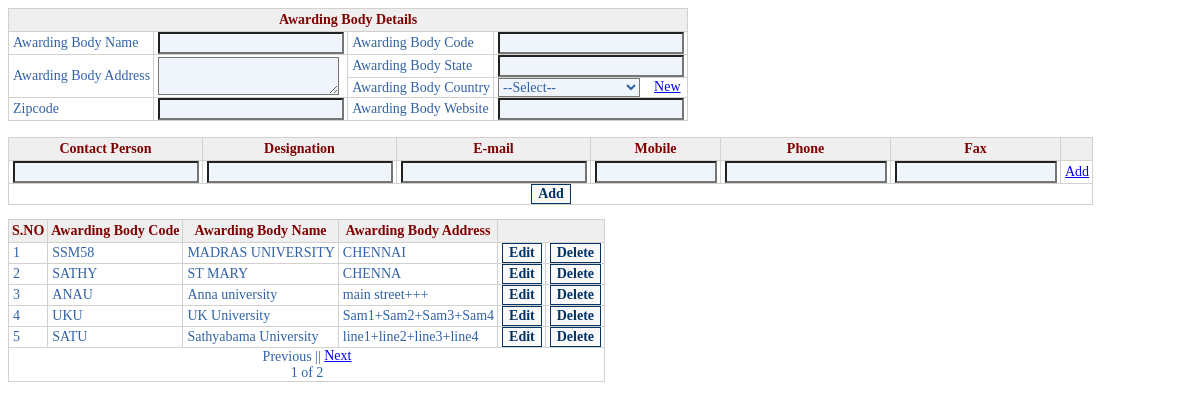
The app's page /Settings/awardingbody.php with its own data.
### tables this page shows
CREATE TABLE `universitydetails` (
  `UniversityId` int NOT NULL AUTO_INCREMENT,
  `UniversityCode` varchar(5) NOT NULL DEFAULT '',
  `UniversityName` varchar(100) DEFAULT NULL,
  `UniversityAddress` varchar(250) NOT NULL DEFAULT '',
  `UniversityState` varchar(50) DEFAULT NULL,
  `CountryId` int NOT NULL DEFAULT '0',
  `UniversityPincode` varchar(50) DEFAULT NULL,
  `UniversityPhoneNumber` varchar(50) DEFAULT NULL,
  `UniversityFaxNumber` varchar(50) DEFAULT NULL,
  `UniversityMailId` varchar(50) DEFAULT NULL,
  `UniversityWebsiteName` varchar(50) DEFAULT NULL,
  `ContactPersonName` varchar(50) DEFAULT NULL,
  `ContactPersonMailId` varchar(50) DEFAULT NULL,
  `ContactPersonPhoneNumber` varchar(50) DEFAULT NULL,
  PRIMARY KEY (`UniversityId`),
  KEY `UniversityName` (`UniversityName`)
);

### Settings/awardingbody.php (the view, shortened to what this page needs)
<html>
<head>
<link href="../Style/heoscss.css" rel="stylesheet" type="text/css">
</head>
<?php
if(!isset($_POST['editButton']) && !isset($_POST['cancelButton']) && !isset($_POST['deleteButton']) && !isset($_POST['btnupdate']) && !isset($_POST['addButton']))
{
MainForm();
universityDetailsFill();
}
function universityDetailsFill()
{
if(!isset($_GET['page']))
{
@$cat=$_GET['cat'];
if(strlen($cat)==0)
{
$page=1;
fillPage($page);
}
}
else
{
$page = $_GET['page'];
$_SESSION['pagevalueforuniversity']=$page;
fillPage($page);
}
}
function fillPage($page)
{
$page  = (int) $page;
$limit = 5;
$result = mysql_query("select count(*) from universitydetails");
$total = mysql_result($result, 0);
$pager  = getPagerData($total, $limit, $page);
if($total==0){$offset=0;}
else{$offset = $pager->offset;}
$limit  = $pager->limit;
$page   = $pager->page;
$querySelectUniv="select * from universitydetails limit $offset,$limit";
$querySelectUnivExec=mysql_query($querySelectUniv);
if(mysql_num_rows($querySelectUnivExec)){
print"<form method='post'>
<table border=0 cellspacing=1 cellpadding=0>
<tr><th>S.NO</th><th>Awarding Body Code</th><th>Awarding Body Name</th><th>Awarding Body Address</th><th colspan=2></th></tr>\n";
$sno=1;
while($Fetch=mysql_fetch_array($querySelectUnivExec))
{
$UniversityId=$Fetch["UniversityId"];
$UniversityCode=$Fetch["UniversityCode"];
$UniversityName=$Fetch["UniversityName"];
$UniversityPhNo=$Fetch["UniversityAddress"];
print "<tr><td name=d[] value='$sno'>$sno</td>
<td>$UniversityCode</td><td>$UniversityName</td><td>$UniversityPhNo</td><input type='hidden' name='universityid[]' value='$UniversityId'><td>
<input type='submit' id='editButton' name='editButton[$UniversityCode]' value='Edit'></td><td>
<input type='submit' id='deleteButton' name='deleteButton[$UniversityCode]'  value='Delete'></td></tr>\n";
$sno=$sno+1;
}
print "<tr><td align='center' colspan='6'>\n";
if ($page == 1)
echo "Previous";
else
echo "<a href='UniversityDetails.php?page=" . ($page - 1) . "'>Previous</a>";
print " ||  \n";
if ($page == $pager->numPages)
echo "Next";
else
echo "<a href='UniversityDetails.php?page=" . ($page + 1) . "'>Next</a>";
print "<br>$page of $pager->numPages</td></tr></table></form>\n";
}
}
function getPagerData($numHits, $limit, $page)
{
$numHits  = (int) $numHits;
$limit    = max((int) $limit, 1);
$page     = (int) $page;
$numPages = ceil($numHits / $limit);
$page = max($page, 1);
$page = min($page, $numPages);
$offset = ($page - 1) * $limit;
$ret = new stdClass;
$ret->offset   = $offset;
$ret->limit    = $limit;
$ret->numPages = $numPages;
$ret->page     = $page;
return $ret;
}
function MainForm()
{
print
"<body onload='document.UniversityDetails.universityNameTextBox.focus();'>
<form method='post' name='UniversityDetails'>
<table border=0 cellspacing=1 cellpadding=0>
<tr><th colspan='4'>Awarding Body Details</th></tr>
<tr>
<td>Awarding Body Name</td>
<td><input type='text' name='universityNameTextBox' id='universityNameTextBox'></td>
<td>Awarding Body Code</td>
<td><input type='text' value='' class='SixDigitTxt' name='universityCodeTextBox' id='universityCodeTextBox'></td>
</tr>
<tr>
<td rowspan='2'>Awarding Body Address</td><td rowspan='2'><textarea name='address' id='address'></textarea></td>
<td>Awarding Body State</td><td><input type='text' value='' name='stateTextBox' id='stateTextBox'></td>
</tr>
<tr><td>Awarding Body Country</td>
<td>
<select name='countryTextBox' id='countryTextBox'>
<option value='--Select--'>--Select--</option>";
echo" </select>&nbsp;&nbsp;&nbsp;&nbsp;<a href='country.php'>New</a></td>
<tr><td>Zipcode</td><td><input type='text' value='' name='pincodeTextBox' id='pincodeTextBox'></td>
<td>Awarding Body Website</td>
<td><input type='text' value='' name='websiteNameTextBox' id='websiteNameTextBox'></td></tr></tr>
</table><br>
<table id='contactdeatils' border=0 cellspacing=1 cellpadding=0>
<tr><th>Contact Person</th><th>Designation</th><th>E-mail</th><th>Mobile</th><th>Phone</th><th>Fax</th><th></th></tr>
<tr>
<td><input type='text' name='contactperson[0]' value='' id='contactperson[0]'></td>
<td><input type='text' name='designation[0]' value='' id='designation[0]'></td>
<td><input type='text' name='email[0]' id='email[0]'></td>
<td><input type='text' name='mobile[0]' id='mobile[0]' size=12></td>
<td><input type='text' name='phone[0]' id='phone[0]' size=17></td>
<td><input type='text' name='fax[0]' id='fax[0]' size=17></td>
<td><a href='javascript:createRow();'>Add</a></td></tr>
<tr><td colspan=7 align=center><input type='submit' id='addButton' value='Add' name='addButton' onclick='return university_details_validation();'></td></tr></table></form>\n";
}
?>
</body></html>

### Style/heoscss.css (style rules this page uses)
* { font-family:Calibri; // System, Verdana, Arial, Helvetica, sans-serif, Lucida Fax, Lucida Sans, Courier New; font-size:14px; // 11px font-weight:800; }
table { background:#D2D1CE; // #FFFFFF; }
tr { background:#ffffff; color:#3162A6; // 3162A6 }
th { background:#efefef; color:#800000; padding:3px; font-weight:600; }
td { padding-left:4px; padding-right:3px; background:#ffffff; vertical-align:middle; }
input[type="text"] { background:#F0F4FB; color:#3162A6; }
select { background:#F0F4FB; color:#3162A6; }
textarea { background:#F0F4FB; color:#3162A6; }
input[type="submit"],input[type="button"] { background-color:#F9F9F9; border:solid; border-width:1px; border-color:#033264; color:#033264; font-weight:800; }
a { vertical-align:text-bottom; }

### records on screen
universitydetails: UniversityCode "SSM58", UniversityName "MADRAS UNIVERSITY", UniversityAddress "CHENNAI"
universitydetails: UniversityCode "SATHY", UniversityName "ST MARY", UniversityAddress "CHENNA"
universitydetails: UniversityCode "ANAU", UniversityName "Anna university", UniversityAddress "main street+++"
universitydetails: UniversityCode "UKU", UniversityName "UK University", UniversityAddress "Sam1+Sam2+Sam3+Sam4"
universitydetails: UniversityCode "SATU", UniversityName "Sathyabama University", UniversityAddress "line1+line2+line3+line4"

### other values on screen
$page "1"
$pager->numPages "2"
